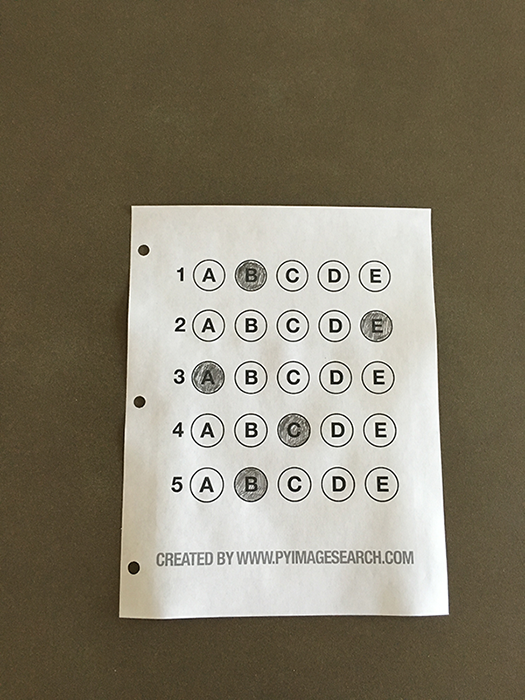
#> input picture images/test.png, 525 x 700 px, found by its file name
$ python tss.py   (older library calls are emulated)
#> lines starting #> are read from the running program, lines starting #| are printed output that depends on the picture; after the words box and inside, x2 and y2 are one past the last pixel; in counts of white or black regions, pixels touching at a corner belong together
from imutils import perspective
from skimage.filters import threshold_local
import cv2
import imutils
import numpy as np

if __name__ == '__main__':
    # 边缘扫描
    image = cv2.imread('/images/test.png')
#> image is the input picture: shape (700, 525, 3); mean B, G, R 104.7, 123.2, 130.7
    ratio = image.shape[0] / 500.0 # 比例
#> ratio = 1.4
    orig = image.copy()
    image = imutils.resize(image, height=500)
#> image: shape (500, 375, 3)

    # 灰度转换及边缘查找
    gray = cv2.cvtColor(image, cv2.COLOR_BGR2GRAY)
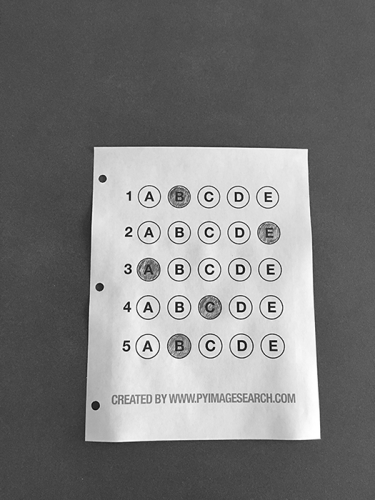
#> gray: shape (500, 375); min 0, max 255, mean 123.4
    gray = cv2.GaussianBlur(gray, (1, 1), 0)
    edged = cv2.Canny(gray, 75, 200)# 边缘检测
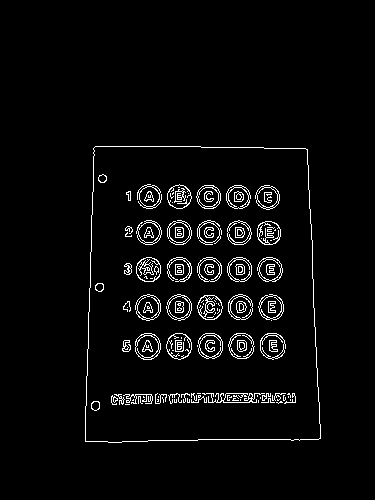
#> edged: shape (500, 375); 3.7% white in thin lines or dots, all inside (x1, y1, x2, y2) = (85, 146, 321, 443)

    # 只保留轮廓
    cnts = cv2.findContours(edged.copy(), cv2.RETR_LIST, cv2.CHAIN_APPROX_SIMPLE)  # 通过边缘图像找到轮廓
#> cnts = 343 contours, 204 with area under 20; largest, box (x1, y1, x2, y2) and area: (85, 146, 321, 443) 65706, (85, 146, 321, 443) 65704, (135, 333, 161, 360) 532, (228, 333, 255, 359) 512, (166, 333, 192, 360) 510
    cnts = cnts[0] if imutils.is_cv2() else cnts[1] # 用以区分OpenCV2.4和OpenCV3
    cnts = sorted(cnts, key=cv2.contourArea, reverse=True)[:5]  # 保留最大轮廓
#> cnts = 5 contours; box (x1, y1, x2, y2) and area: (85, 146, 321, 443) 65706, (85, 146, 321, 443) 65704, (135, 333, 161, 360) 532, (228, 333, 255, 359) 512, (166, 333, 192, 360) 510

    for c in cnts:
        peri = cv2.arcLength(c, True)
        approx = cv2.approxPolyDP(c, 0.02 * peri, True)# 轮廓点
        if len(approx) == 4:  # 表明找到四个轮廓点
            screenCnt = approx
            break
#> this loop made 1 pass
#> (peri, screenCnt) on pass 1: (1047.2, [[95, 146], [85, 441], [320, 438], [307, 149]])

    # 转为鸟瞰图
    warped = perspective.four_point_transform(orig, screenCnt.reshape(4, 2) * ratio)
    warped = cv2.cvtColor(warped, cv2.COLOR_BGR2GRAY)     # 灰度转换
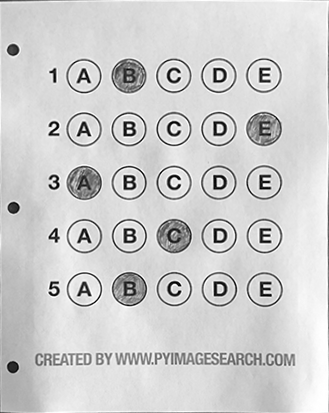
#> warped: shape (413, 329); min 0, max 255, mean 206.6
    T = threshold_local(warped, 11, offset=10, method="gaussian")
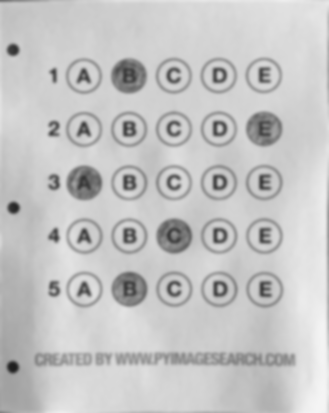
#> T: shape (413, 329) float64; min 30.51, max 244.9, mean 196.6
    warped = (warped > T).astype("uint8") * 255
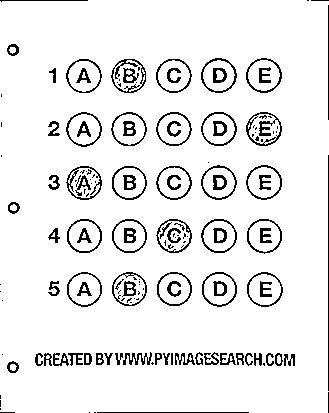
#> warped: shape (413, 329); 91.9% white; black in thin lines or dots

    cv2.imshow("Original", imutils.resize(orig, height=650))
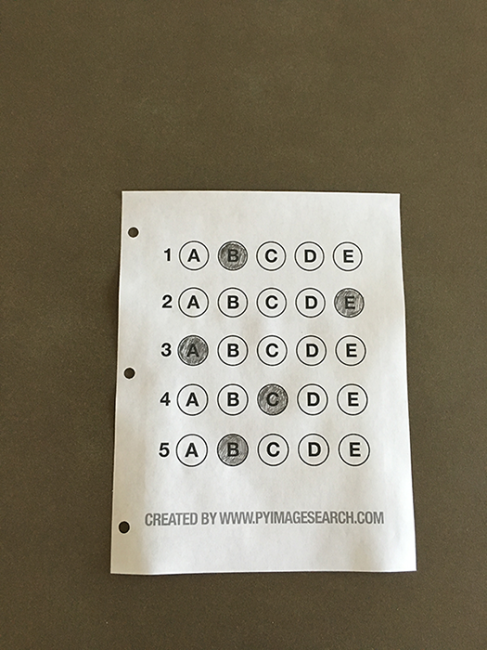
#> window 'Original': shape (650, 487, 3); mean B, G, R 104.7, 123.2, 130.7
    cv2.imshow("Scanned", imutils.resize(warped, height=650))
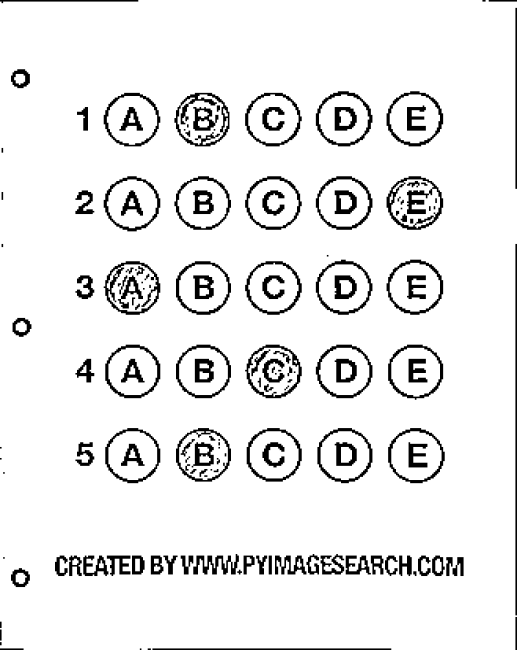
#> window 'Scanned': shape (650, 517); min 0, max 255, mean 234.4
    cv2.waitKey(0)
